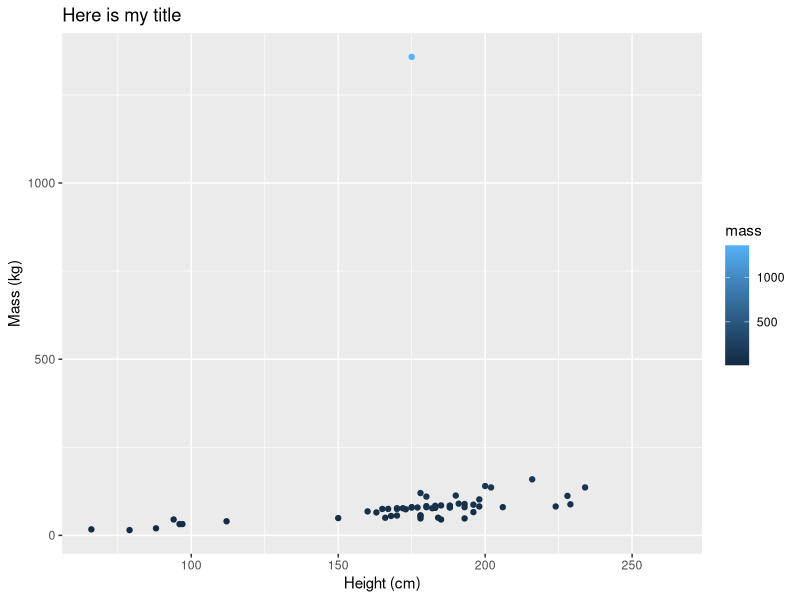
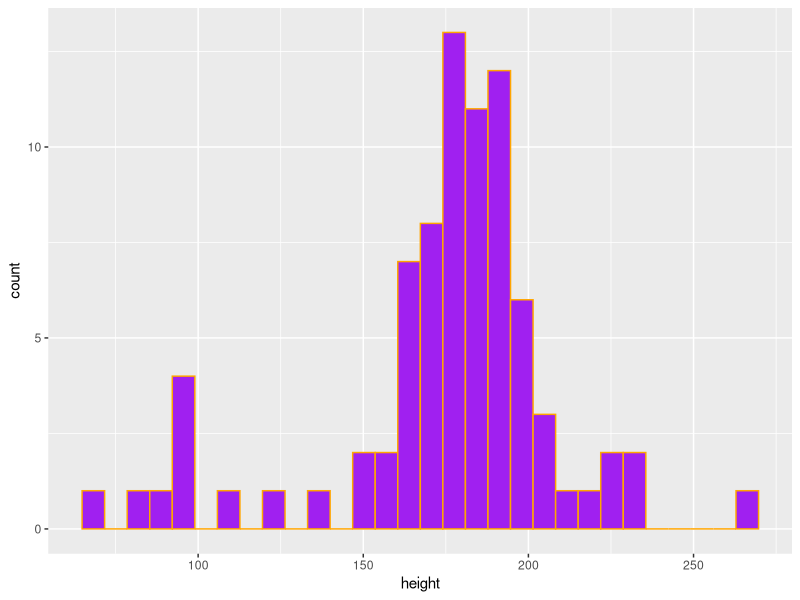

Recreate these plots in R, in order.
## ---- chunk 1
#| warning: false
#| message: false
# load libraries ----
library(tidyverse)
## ---- chunk 2
#| include: false
# do some data exploration on the starwars df ----
head(starwars)
tail(starwars)
dim(starwars)
## ---- chunk 3
#| warning: false
#| echo: false
ggplot(data = starwars, aes(x = height, 
                            y = mass, 
                            color = mass)) +
  geom_point() +
  labs(x = "Height (cm)", 
       y = "Mass (kg)",
       title = "Here is my title")
## ---- chunk 4
#| warning: false
#| message: false

ggplot(data = starwars, aes(x = height)) +
  geom_histogram(color = "orange", fill = "purple")


## ---- chunk 5
sw_height_mean <- mean(starwars$height, na.rm = TRUE)
sw_height_median <- median(starwars$height, na.rm = TRUE)
sw_height_var <- var(starwars$height, na.rm = TRUE)
sw_height_sd <- sd(starwars$height, na.rm = TRUE)
